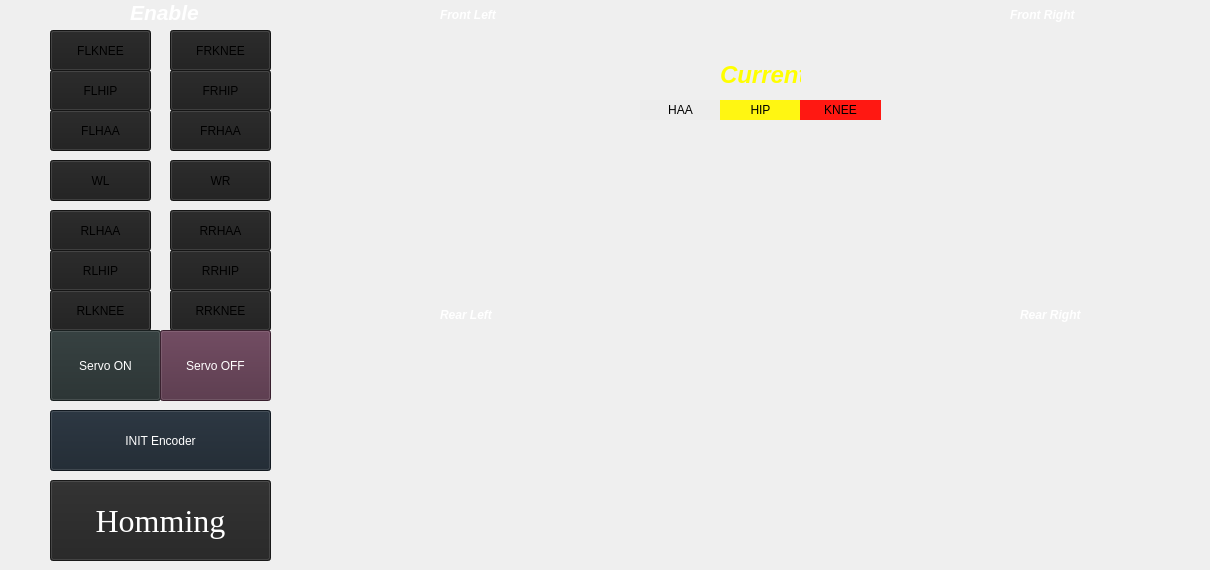
    <widget class="QWidget" name="Init">
     <attribute name="title">
      <string>Init</string>
     </attribute>
     <widget class="QPushButton" name="Homming">
      <property name="geometry">
       <rect>
        <x>50</x>
        <y>480</y>
        <width>221</width>
        <height>81</height>
       </rect>
      </property>
      <property name="font">
       <font>
        <family>Times new roman</family>
        <pointsize>24</pointsize>
        <italic>false</italic>
        <bold>false</bold>
       </font>
      </property>
      <property name="styleSheet">
       <string notr="true">background-color: rgb(35, 35, 35);

font: 24pt &quot;Times new roman&quot;;
color: white</string>
      </property>
      <property name="text">
       <string>Homming</string>
      </property>
      <property name="checkable">
       <bool>true</bool>
      </property>
      <property name="checked">
       <bool>false</bool>
      </property>
     </widget>
     <widget class="QPushButton" name="init_encoder">
      <property name="geometry">
       <rect>
        <x>50</x>
        <y>410</y>
        <width>221</width>
        <height>61</height>
       </rect>
      </property>
      <property name="styleSheet">
       <string notr="true">background-color: rgb(25, 35, 45);

font: 16pt &quot;Times new roman&quot;;
color: white</string>
      </property>
      <property name="text">
       <string>INIT Encoder</string>
      </property>
      <property name="checkable">
       <bool>false</bool>
      </property>
     </widget>
     <widget class="QCustomPlot" name="FL_current" native="true">
      <property name="geometry">
       <rect>
        <x>320</x>
        <y>40</y>
        <width>301</width>
        <height>211</height>
       </rect>
      </property>
     </widget>
     <widget class="QLabel" name="label">
      <property name="geometry">
       <rect>
        <x>640</x>
        <y>140</y>
        <width>241</width>
        <height>301</height>
       </rect>
      </property>
      <property name="text">
       <string>&lt;html&gt;&lt;head/&gt;&lt;body&gt;&lt;p&gt;&lt;img src=&quot;:/quad/1720255131921.png&quot;/&gt;&lt;/p&gt;&lt;/body&gt;&lt;/html&gt;</string>
      </property>
     </widget>
     <widget class="QCustomPlot" name="RL_current" native="true">
      <property name="geometry">
       <rect>
        <x>320</x>
        <y>340</y>
        <width>301</width>
        <height>211</height>
       </rect>
      </property>
     </widget>
     <widget class="QCustomPlot" name="FR_current" native="true">
      <property name="geometry">
       <rect>
        <x>900</x>
        <y>40</y>
        <width>301</width>
        <height>211</height>
       </rect>
      </property>
     </widget>
     <widget class="QCustomPlot" name="RR_current" native="true">
      <property name="geometry">
       <rect>
        <x>900</x>
        <y>340</y>
        <width>301</width>
        <height>211</height>
       </rect>
      </property>
     </widget>
     <widget class="QLabel" name="label_10">
      <property name="geometry">
       <rect>
        <x>440</x>
        <y>0</y>
        <width>71</width>
        <height>31</height>
       </rect>
      </property>
      <property name="text">
       <string>&lt;html&gt;&lt;head/&gt;&lt;body&gt;&lt;p&gt;&lt;span style=&quot; font-weight:700; font-style:italic; color:#ffffff;&quot;&gt;Front Left&lt;/span&gt;&lt;/p&gt;&lt;/body&gt;&lt;/html&gt;</string>
      </property>
     </widget>
     <widget class="QLabel" name="label_23">
      <property name="geometry">
       <rect>
        <x>440</x>
        <y>300</y>
        <width>71</width>
        <height>31</height>
       </rect>
      </property>
      <property name="text">
       <string>&lt;html&gt;&lt;head/&gt;&lt;body&gt;&lt;p&gt;&lt;span style=&quot; font-weight:700; font-style:italic; color:#ffffff;&quot;&gt;Rear Left&lt;/span&gt;&lt;/p&gt;&lt;/body&gt;&lt;/html&gt;</string>
      </property>
     </widget>
     <widget class="QLabel" name="label_24">
      <property name="geometry">
       <rect>
        <x>1020</x>
        <y>300</y>
        <width>81</width>
        <height>31</height>
       </rect>
      </property>
      <property name="text">
       <string>&lt;html&gt;&lt;head/&gt;&lt;body&gt;&lt;p&gt;&lt;span style=&quot; font-weight:700; font-style:italic; color:#ffffff;&quot;&gt;Rear Right&lt;/span&gt;&lt;/p&gt;&lt;/body&gt;&lt;/html&gt;</string>
      </property>
     </widget>
     <widget class="QLabel" name="label_25">
      <property name="geometry">
       <rect>
        <x>1010</x>
        <y>0</y>
        <width>81</width>
        <height>31</height>
       </rect>
      </property>
      <property name="text">
       <string>&lt;html&gt;&lt;head/&gt;&lt;body&gt;&lt;p&gt;&lt;span style=&quot; font-weight:700; font-style:italic; color:#ffffff;&quot;&gt;Front Right&lt;/span&gt;&lt;/p&gt;&lt;/body&gt;&lt;/html&gt;</string>
      </property>
     </widget>
     <widget class="QLabel" name="label_33">
      <property name="geometry">
       <rect>
        <x>720</x>
        <y>60</y>
        <width>81</width>
        <height>31</height>
       </rect>
      </property>
      <property name="text">
       <string>&lt;html&gt;&lt;head/&gt;&lt;body&gt;&lt;p&gt;&lt;span style=&quot; font-size:18pt; font-weight:700; font-style:italic; color:#ffff00;&quot;&gt;Current&lt;/span&gt;&lt;/p&gt;&lt;/body&gt;&lt;/html&gt;</string>
      </property>
     </widget>
     <widget class="QLabel" name="label_34">
      <property name="geometry">
       <rect>
        <x>640</x>
        <y>100</y>
        <width>81</width>
        <height>20</height>
       </rect>
      </property>
      <property name="styleSheet">
       <string notr="true">background-color: rgb(237, 237, 237);</string>
      </property>
      <property name="text">
       <string>&lt;html&gt;&lt;head/&gt;&lt;body&gt;&lt;p align=&quot;center&quot;&gt;&lt;span style=&quot; color:#000000;&quot;&gt;HAA&lt;/span&gt;&lt;/p&gt;&lt;/body&gt;&lt;/html&gt;</string>
      </property>
     </widget>
     <widget class="QLabel" name="label_35">
      <property name="geometry">
       <rect>
        <x>720</x>
        <y>100</y>
        <width>81</width>
        <height>20</height>
       </rect>
      </property>
      <property name="styleSheet">
       <string notr="true">background-color: rgb(255, 246, 18);</string>
      </property>
      <property name="text">
       <string>&lt;html&gt;&lt;head/&gt;&lt;body&gt;&lt;p align=&quot;center&quot;&gt;&lt;span style=&quot; color:#000000;&quot;&gt;HIP&lt;/span&gt;&lt;/p&gt;&lt;/body&gt;&lt;/html&gt;</string>
      </property>
     </widget>
     <widget class="QLabel" name="label_36">
      <property name="geometry">
       <rect>
        <x>800</x>
        <y>100</y>
        <width>81</width>
        <height>20</height>
       </rect>
      </property>
      <property name="styleSheet">
       <string notr="true">background-color: rgb(255, 24, 18);</string>
      </property>
      <property name="text">
       <string>&lt;html&gt;&lt;head/&gt;&lt;body&gt;&lt;p align=&quot;center&quot;&gt;&lt;span style=&quot; color:#000000;&quot;&gt;KNEE&lt;/span&gt;&lt;/p&gt;&lt;/body&gt;&lt;/html&gt;</string>
      </property>
     </widget>
     <widget class="QPushButton" name="FLKNEE">
      <property name="geometry">
       <rect>
        <x>50</x>
        <y>30</y>
        <width>101</width>
        <height>41</height>
       </rect>
      </property>
      <property name="styleSheet">
       <string notr="true">background-color: rgb(30, 30, 30);</string>
      </property>
      <property name="text">
       <string>FLKNEE</string>
      </property>
      <property name="checkable">
       <bool>true</bool>
      </property>
     </widget>
     <widget class="QPushButton" name="FLHIP">
      <property name="geometry">
       <rect>
        <x>50</x>
        <y>70</y>
        <width>101</width>
        <height>41</height>
       </rect>
      </property>
      <property name="styleSheet">
       <string notr="true">background-color: rgb(30, 30, 30);</string>
      </property>
      <property name="text">
       <string>FLHIP</string>
      </property>
      <property name="checkable">
       <bool>true</bool>
      </property>
     </widget>
     <widget class="QPushButton" name="FLHAA">
      <property name="geometry">
       <rect>
        <x>50</x>
        <y>110</y>
        <width>101</width>
        <height>41</height>
       </rect>
      </property>
      <property name="styleSheet">
       <string notr="true">background-color: rgb(30, 30, 30);</string>
      </property>
      <property name="text">
       <string>FLHAA</string>
      </property>
      <property name="checkable">
       <bool>true</bool>
      </property>
     </widget>
     <widget class="QPushButton" name="RLHIP">
      <property name="geometry">
       <rect>
        <x>50</x>
        <y>250</y>
        <width>101</width>
        <height>41</height>
       </rect>
      </property>
      <property name="styleSheet">
       <string notr="true">background-color: rgb(30, 30, 30);</string>
      </property>
      <property name="text">
       <string>RLHIP</string>
      </property>
      <property name="checkable">
       <bool>true</bool>
      </property>
     </widget>
     <widget class="QPushButton" name="RLHAA">
      <property name="geometry">
       <rect>
        <x>50</x>
        <y>210</y>
        <width>101</width>
        <height>41</height>
       </rect>
      </property>
      <property name="styleSheet">
       <string notr="true">background-color: rgb(30, 30, 30);</string>
      </property>
      <property name="text">
       <string>RLHAA</string>
      </property>
      <property name="checkable">
       <bool>true</bool>
      </property>
     </widget>
     <widget class="QPushButton" name="RLKNEE">
      <property name="geometry">
       <rect>
        <x>50</x>
        <y>290</y>
        <width>101</width>
        <height>41</height>
       </rect>
      </property>
      <property name="styleSheet">
       <string notr="true">background-color: rgb(30, 30, 30);</string>
      </property>
      <property name="text">
       <string>RLKNEE</string>
      </property>
      <property name="checkable">
       <bool>true</bool>
      </property>
     </widget>
     <widget class="QPushButton" name="FRHIP">
      <property name="geometry">
       <rect>
        <x>170</x>
        <y>70</y>
        <width>101</width>
        <height>41</height>
       </rect>
      </property>
      <property name="styleSheet">
       <string notr="true">background-color: rgb(30, 30, 30);</string>
      </property>
      <property name="text">
       <string>FRHIP</string>
      </property>
      <property name="checkable">
       <bool>true</bool>
      </property>
     </widget>
     <widget class="QPushButton" name="FRKNEE">
      <property name="geometry">
       <rect>
        <x>170</x>
        <y>30</y>
        <width>101</width>
        <height>41</height>
       </rect>
      </property>
      <property name="styleSheet">
       <string notr="true">background-color: rgb(30, 30, 30);</string>
      </property>
      <property name="text">
       <string>FRKNEE</string>
      </property>
      <property name="checkable">
       <bool>true</bool>
      </property>
     </widget>
     <widget class="QPushButton" name="RRKNEE">
      <property name="geometry">
       <rect>
        <x>170</x>
        <y>290</y>
        <width>101</width>
        <height>41</height>
       </rect>
      </property>
      <property name="styleSheet">
       <string notr="true">background-color: rgb(30, 30, 30);</string>
      </property>
      <property name="text">
       <string>RRKNEE</string>
      </property>
      <property name="checkable">
       <bool>true</bool>
      </property>
     </widget>
     <widget class="QPushButton" name="RRHAA">
      <property name="geometry">
       <rect>
        <x>170</x>
        <y>210</y>
        <width>101</width>
        <height>41</height>
       </rect>
      </property>
      <property name="styleSheet">
       <string notr="true">background-color: rgb(30, 30, 30);</string>
      </property>
      <property name="text">
       <string>RRHAA</string>
      </property>
      <property name="checkable">
       <bool>true</bool>
      </property>
     </widget>
     <widget class="QPushButton" name="FRHAA">
      <property name="geometry">
       <rect>
        <x>170</x>
        <y>110</y>
        <width>101</width>
        <height>41</height>
       </rect>
      </property>
      <property name="styleSheet">
       <string notr="true">background-color: rgb(30, 30, 30);</string>
      </property>
      <property name="text">
       <string>FRHAA</string>
      </property>
      <property name="checkable">
       <bool>true</bool>
      </property>
     </widget>
     <widget class="QPushButton" name="RRHIP">
      <property name="geometry">
       <rect>
        <x>170</x>
        <y>250</y>
        <width>101</width>
        <height>41</height>
       </rect>
      </property>
      <property name="styleSheet">
       <string notr="true">background-color: rgb(30, 30, 30);</string>
      </property>
      <property name="text">
       <string>RRHIP</string>
      </property>
      <property name="checkable">
       <bool>true</bool>
      </property>
     </widget>
     <widget class="QLabel" name="label_6">
      <property name="geometry">
       <rect>
        <x>130</x>
        <y>0</y>
        <width>71</width>
        <height>21</height>
       </rect>
      </property>
      <property name="text">
       <string>&lt;html&gt;&lt;head/&gt;&lt;body&gt;&lt;p&gt;&lt;span style=&quot; font-size:16pt; font-weight:700; font-style:italic; color:#ffffff;&quot;&gt;Enable&lt;/span&gt;&lt;/p&gt;&lt;/body&gt;&lt;/html&gt;</string>
      </property>
     </widget>
     <widget class="QPushButton" name="WL">
      <property name="geometry">
       <rect>
        <x>50</x>
        <y>160</y>
        <width>101</width>
        <height>41</height>
       </rect>
      </property>
      <property name="styleSheet">
       <string notr="true">background-color: rgb(30, 30, 30);</string>
      </property>
      <property name="text">
       <string>WL</string>
      </property>
      <property name="checkable">
       <bool>true</bool>
      </property>
     </widget>
     <widget class="QPushButton" name="WR">
      <property name="geometry">
       <rect>
        <x>170</x>
        <y>160</y>
        <width>101</width>
        <height>41</height>
       </rect>
      </property>
      <property name="styleSheet">
       <string notr="true">background-color: rgb(30, 30, 30);</string>
      </property>
      <property name="text">
       <string>WR</string>
      </property>
      <property name="checkable">
       <bool>true</bool>
      </property>
     </widget>
     <widget class="QPushButton" name="servo_on">
      <property name="geometry">
       <rect>
        <x>50</x>
        <y>330</y>
        <width>111</width>
        <height>71</height>
       </rect>
      </property>
      <property name="styleSheet">
       <string notr="true">background-color: rgb(35, 45, 45);

font: 16pt &quot;Times new roman&quot;;
color: white</string>
      </property>
      <property name="text">
       <string>Servo ON</string>
      </property>
      <property name="checkable">
       <bool>true</bool>
      </property>
     </widget>
     <widget class="QPushButton" name="servo_off">
      <property name="geometry">
       <rect>
        <x>160</x>
        <y>330</y>
        <width>111</width>
        <height>71</height>
       </rect>
      </property>
      <property name="styleSheet">
       <string notr="true">background-color: rgb(80, 45, 65);

font: 16pt &quot;Times new roman&quot;;
color: white</string>
      </property>
      <property name="text">
       <string>Servo OFF</string>
      </property>
      <property name="checkable">
       <bool>true</bool>
      </property>
     </widget>
    </widget>
